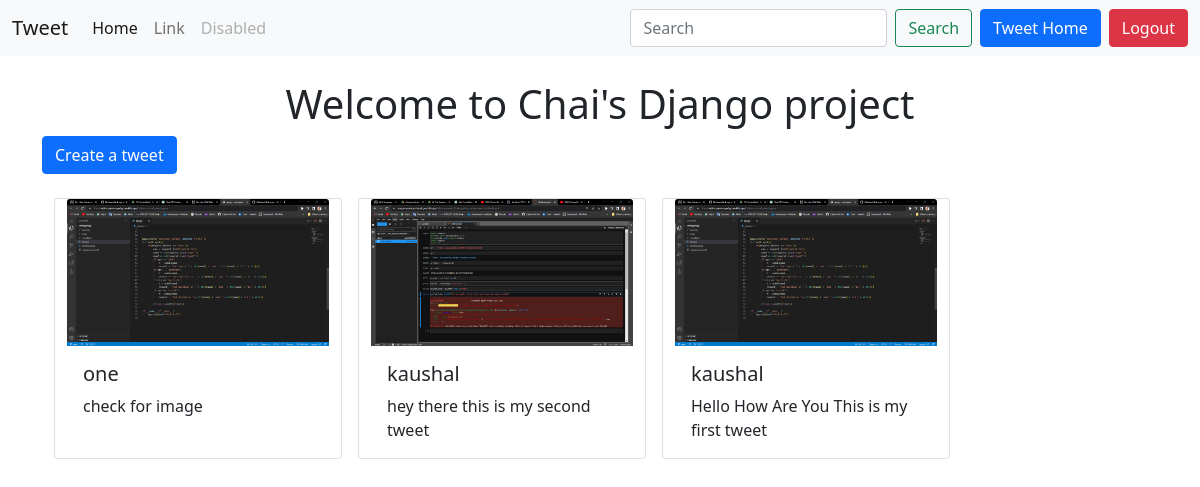
The page /tweet/ (signed in) on the database its author committed.
### tweet/models.py (models this page shows, shortened)
class Tweet(models.Model):
    user = models.ForeignKey(User,on_delete=models.CASCADE)
    text = models.TextField(max_length=240)
    image = models.ImageField(upload_to='photos/',blank=True,null=True)
    created_at = models.DateTimeField(auto_now_add=True)
    updated_at = models.DateTimeField(auto_now=True)

### tweet/views.py (the view)
# urls.py: path('',views.tweet_list,name='tweet_list'),
def tweet_list(request):
    tweets = Tweet.objects.all().order_by('-created_at')
    return render(request,'tweet_list.html',{'tweets':tweets})

### tweet/templates/tweet_list.html (shortened to what this page needs)
{% extends "layout.html" %}
{% block content %}
<h1 class="text-center  mt-4">Welcome to Chai's Django project</h1>
<a class="btn btn-primary mb-4" href="{% url 'tweet_create' %}">Create a tweet</a>
<div class="container row gap-3">
  {% for tweet in  tweets %}
  <div class="card" style="width: 18rem;">
    <img src="{{tweet.image.url}}" class="card-img-top" alt="...">
    <div class="card-body">
      <h5 class="card-title">{{tweet.user.username}}</h5>
      <p class="card-text">{{tweet.text}}</p>
    </div>
  </div>
  {% endfor %}
</div>
{% endblock %}

### static/style.css (style rules this page uses)
body { background-color: #161616; font-family: Arial, sans-serif; color: #fff; }

### rows shown on the page
Tweet: image (picture), user.username "one", text "check for image"
Tweet: image (picture), user.username "kaushal", text "hey there this is my second tweet"
Tweet: image (picture), user.username "kaushal", text "Hello How Are You This is my first tweet"
